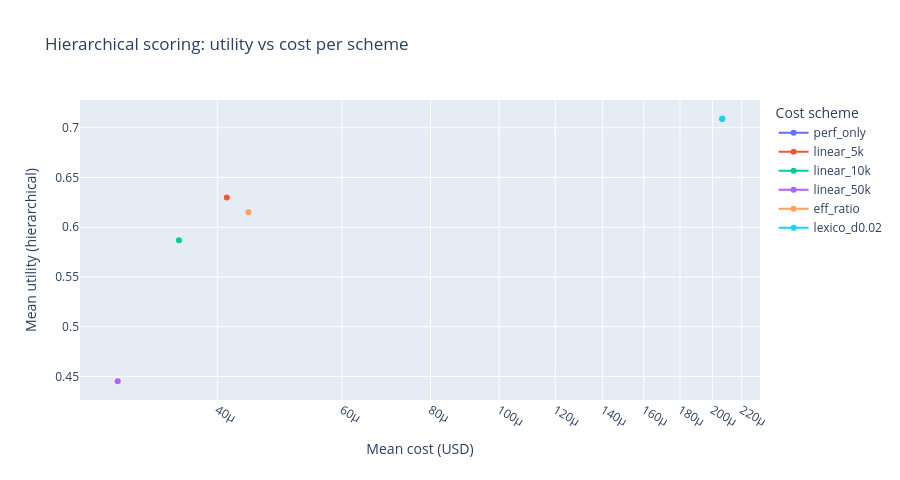

Notebook source saved alongside this figure:
### Code cell
# Hierarchical scoring only: utility vs cost curve
scheme_order = ['perf_only', 'linear_5k', 'linear_10k', 'linear_50k', 'eff_ratio', 'lexico_d0.02']
hier_only = (
    hier_cost_results_df[hier_cost_results_df['perf_mode'] == 'hierarchical']
    .assign(cost_scheme=lambda df: pd.Categorical(df['cost_scheme'], categories=scheme_order, ordered=True))
    .sort_values('cost_scheme')
)

fig = px.line(
    hier_only,
    x='mean_cost_usd',
    y='mean_perf_signal',
    markers=True,
    color='cost_scheme',
    category_orders={'cost_scheme': scheme_order},
    hover_data={
        'mean_cost_usd': ':,.1e',
        'mean_perf_signal': ':.4f',
        'mean_sample_score': ':.4f',
        'mean_accuracy': ':.3f',
    },
    labels={'mean_cost_usd': 'Mean cost (USD)', 'mean_perf_signal': 'Mean utility (hierarchical)'},
    title='Hierarchical scoring: utility vs cost per scheme',
)
fig.update_xaxes(type='log')
fig.update_traces(line=dict(width=2))
fig.update_layout(height=480, legend_title_text='Cost scheme')
fig.show()

### Figure 1 — Plotly figure (JSON) as saved in the notebook; plotly's stock layout.template omitted (floating-point values rounded to 4 significant figures)
{"data": [{"customdata": [[0.7476, 0.7284]], "hovertemplate": "cost_scheme=perf_only<br>Mean cost (USD)=%{x:,.1e}<br>Mean utility (hierarchical)=%{y:.4f}<br>mean_sample_score=%{customdata[0]:.4f}<br>mean_accuracy=%{customdata[1]:.3f}<extra></extra>", "legendgroup": "perf_only", "line": {"color": "#636efa", "dash": "solid", "width": 2}, "marker": {"symbol": "circle"}, "mode": "lines+markers", "name": "perf_only", "orientation": "v", "showlegend": true, "type": "scatter", "x": [0.0002065], "xaxis": "x", "y": [0.7091], "yaxis": "y"}, {"customdata": [[0.6779, 0.6716]], "hovertemplate": "cost_scheme=linear_5k<br>Mean cost (USD)=%{x:,.1e}<br>Mean utility (hierarchical)=%{y:.4f}<br>mean_sample_score=%{customdata[0]:.4f}<br>mean_accuracy=%{customdata[1]:.3f}<extra></extra>", "legendgroup": "linear_5k", "line": {"color": "#EF553B", "dash": "solid", "width": 2}, "marker": {"symbol": "circle"}, "mode": "lines+markers", "name": "linear_5k", "orientation": "v", "showlegend": true, "type": "scatter", "x": [4.125e-05], "xaxis": "x", "y": [0.6299], "yaxis": "y"}, {"customdata": [[0.6364, 0.6329]], "hovertemplate": "cost_scheme=linear_10k<br>Mean cost (USD)=%{x:,.1e}<br>Mean utility (hierarchical)=%{y:.4f}<br>mean_sample_score=%{customdata[0]:.4f}<br>mean_accuracy=%{customdata[1]:.3f}<extra></extra>", "legendgroup": "linear_10k", "line": {"color": "#00cc96", "dash": "solid", "width": 2}, "marker": {"symbol": "circle"}, "mode": "lines+markers", "name": "linear_10k", "orientation": "v", "showlegend": true, "type": "scatter", "x": [3.531e-05], "xaxis": "x", "y": [0.5868], "yaxis": "y"}, {"customdata": [[0.4703, 0.467]], "hovertemplate": "cost_scheme=linear_50k<br>Mean cost (USD)=%{x:,.1e}<br>Mean utility (hierarchical)=%{y:.4f}<br>mean_sample_score=%{customdata[0]:.4f}<br>mean_accuracy=%{customdata[1]:.3f}<extra></extra>", "legendgroup": "linear_50k", "line": {"color": "#ab63fa", "dash": "solid", "width": 2}, "marker": {"symbol": "circle"}, "mode": "lines+markers", "name": "linear_50k", "orientation": "v", "showlegend": true, "type": "scatter", "x": [2.894e-05], "xaxis": "x", "y": [0.4452], "yaxis": "y"}, {"customdata": [[0.6741, 0.6689]], "hovertemplate": "cost_scheme=eff_ratio<br>Mean cost (USD)=%{x:,.1e}<br>Mean utility (hierarchical)=%{y:.4f}<br>mean_sample_score=%{customdata[0]:.4f}<br>mean_accuracy=%{customdata[1]:.3f}<extra></extra>", "legendgroup": "eff_ratio", "line": {"color": "#FFA15A", "dash": "solid", "width": 2}, "marker": {"symbol": "circle"}, "mode": "lines+markers", "name": "eff_ratio", "orientation": "v", "showlegend": true, "type": "scatter", "x": [4.426e-05], "xaxis": "x", "y": [0.615], "yaxis": "y"}, {"customdata": [[0.7476, 0.7284]], "hovertemplate": "cost_scheme=lexico_d0.02<br>Mean cost (USD)=%{x:,.1e}<br>Mean utility (hierarchical)=%{y:.4f}<br>mean_sample_score=%{customdata[0]:.4f}<br>mean_accuracy=%{customdata[1]:.3f}<extra></extra>", "legendgroup": "lexico_d0.02", "line": {"color": "#19d3f3", "dash": "solid", "width": 2}, "marker": {"symbol": "circle"}, "mode": "lines+markers", "name": "lexico_d0.02", "orientation": "v", "showlegend": true, "type": "scatter", "x": [0.0002065], "xaxis": "x", "y": [0.7091], "yaxis": "y"}], "layout": {"height": 480, "legend": {"title": {"text": "Cost scheme"}, "tracegroupgap": 0}, "title": {"text": "Hierarchical scoring: utility vs cost per scheme"}, "xaxis": {"anchor": "y", "domain": [0, 1], "title": {"text": "Mean cost (USD)"}, "type": "log"}, "yaxis": {"anchor": "x", "domain": [0, 1], "title": {"text": "Mean utility (hierarchical)"}}}}
